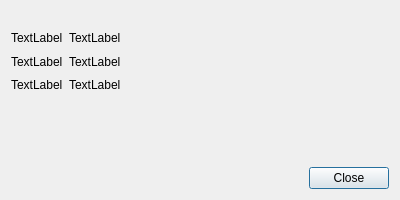
<?xml version="1.0" encoding="UTF-8"?>
<ui version="4.0">
 <class>Dialog</class>
 <widget class="QDialog" name="Dialog">
  <property name="windowModality">
   <enum>Qt::WindowModal</enum>
  </property>
  <property name="geometry">
   <rect>
    <x>0</x>
    <y>0</y>
    <width>400</width>
    <height>200</height>
   </rect>
  </property>
  <property name="sizePolicy">
   <sizepolicy hsizetype="Preferred" vsizetype="Expanding">
    <horstretch>0</horstretch>
    <verstretch>0</verstretch>
   </sizepolicy>
  </property>
  <property name="minimumSize">
   <size>
    <width>400</width>
    <height>200</height>
   </size>
  </property>
  <property name="contextMenuPolicy">
   <enum>Qt::NoContextMenu</enum>
  </property>
  <property name="windowTitle">
   <string>Dialog</string>
  </property>
  <property name="modal">
   <bool>true</bool>
  </property>
  <layout class="QVBoxLayout" name="verticalLayout">
   <item>
    <layout class="QHBoxLayout" name="horizontalLayout_3">
     <property name="sizeConstraint">
      <enum>QLayout::SetMinimumSize</enum>
     </property>
     <property name="leftMargin">
      <number>0</number>
     </property>
     <property name="topMargin">
      <number>0</number>
     </property>
     <item>
      <widget class="QLabel" name="icon_label">
       <property name="sizePolicy">
        <sizepolicy hsizetype="Minimum" vsizetype="Minimum">
         <horstretch>0</horstretch>
         <verstretch>0</verstretch>
        </sizepolicy>
       </property>
       <property name="text">
        <string/>
       </property>
      </widget>
     </item>
     <item>
      <widget class="QLabel" name="description_label">
       <property name="sizePolicy">
        <sizepolicy hsizetype="Expanding" vsizetype="Minimum">
         <horstretch>0</horstretch>
         <verstretch>0</verstretch>
        </sizepolicy>
       </property>
       <property name="whatsThis">
        <string>about_dialog.info</string>
       </property>
       <property name="text">
        <string/>
       </property>
      </widget>
     </item>
    </layout>
   </item>
   <item>
    <layout class="QGridLayout" name="gridLayout_2">
     <property name="sizeConstraint">
      <enum>QLayout::SetDefaultConstraint</enum>
     </property>
     <property name="topMargin">
      <number>0</number>
     </property>
     <item row="0" column="0">
      <widget class="QLabel" name="version_label">
       <property name="sizePolicy">
        <sizepolicy hsizetype="Minimum" vsizetype="Expanding">
         <horstretch>0</horstretch>
         <verstretch>0</verstretch>
        </sizepolicy>
       </property>
       <property name="whatsThis">
        <string>about_dialog.version</string>
       </property>
       <property name="text">
        <string>TextLabel</string>
       </property>
       <property name="alignment">
        <set>Qt::AlignLeading|Qt::AlignLeft|Qt::AlignTop</set>
       </property>
      </widget>
     </item>
     <item row="0" column="1">
      <widget class="QLabel" name="version">
       <property name="sizePolicy">
        <sizepolicy hsizetype="Expanding" vsizetype="Expanding">
         <horstretch>0</horstretch>
         <verstretch>0</verstretch>
        </sizepolicy>
       </property>
       <property name="text">
        <string>TextLabel</string>
       </property>
       <property name="alignment">
        <set>Qt::AlignLeading|Qt::AlignLeft|Qt::AlignTop</set>
       </property>
      </widget>
     </item>
     <item row="1" column="0">
      <widget class="QLabel" name="contributors_label">
       <property name="sizePolicy">
        <sizepolicy hsizetype="Minimum" vsizetype="Expanding">
         <horstretch>0</horstretch>
         <verstretch>0</verstretch>
        </sizepolicy>
       </property>
       <property name="whatsThis">
        <string>about_dialog.contributors</string>
       </property>
       <property name="text">
        <string>TextLabel</string>
       </property>
       <property name="alignment">
        <set>Qt::AlignLeading|Qt::AlignLeft|Qt::AlignTop</set>
       </property>
      </widget>
     </item>
     <item row="1" column="1">
      <widget class="QLabel" name="contributors">
       <property name="sizePolicy">
        <sizepolicy hsizetype="Expanding" vsizetype="Expanding">
         <horstretch>0</horstretch>
         <verstretch>0</verstretch>
        </sizepolicy>
       </property>
       <property name="text">
        <string>TextLabel</string>
       </property>
       <property name="alignment">
        <set>Qt::AlignLeading|Qt::AlignLeft|Qt::AlignTop</set>
       </property>
      </widget>
     </item>
     <item row="2" column="0">
      <widget class="QLabel" name="project_label">
       <property name="sizePolicy">
        <sizepolicy hsizetype="Minimum" vsizetype="Expanding">
         <horstretch>0</horstretch>
         <verstretch>0</verstretch>
        </sizepolicy>
       </property>
       <property name="whatsThis">
        <string>about_dialog.site</string>
       </property>
       <property name="accessibleName">
        <string/>
       </property>
       <property name="text">
        <string>TextLabel</string>
       </property>
       <property name="alignment">
        <set>Qt::AlignLeading|Qt::AlignLeft|Qt::AlignTop</set>
       </property>
      </widget>
     </item>
     <item row="2" column="1">
      <widget class="QLabel" name="project">
       <property name="sizePolicy">
        <sizepolicy hsizetype="Expanding" vsizetype="Expanding">
         <horstretch>0</horstretch>
         <verstretch>0</verstretch>
        </sizepolicy>
       </property>
       <property name="text">
        <string>TextLabel</string>
       </property>
       <property name="textFormat">
        <enum>Qt::RichText</enum>
       </property>
       <property name="alignment">
        <set>Qt::AlignLeading|Qt::AlignLeft|Qt::AlignTop</set>
       </property>
       <property name="openExternalLinks">
        <bool>true</bool>
       </property>
       <property name="textInteractionFlags">
        <set>Qt::TextBrowserInteraction</set>
       </property>
      </widget>
     </item>
    </layout>
   </item>
   <item>
    <spacer name="verticalSpacer">
     <property name="orientation">
      <enum>Qt::Vertical</enum>
     </property>
     <property name="sizeHint" stdset="0">
      <size>
       <width>20</width>
       <height>40</height>
      </size>
     </property>
    </spacer>
   </item>
   <item>
    <layout class="QHBoxLayout" name="horizontalLayout">
     <property name="sizeConstraint">
      <enum>QLayout::SetMinimumSize</enum>
     </property>
     <item>
      <spacer name="horizontalSpacer">
       <property name="orientation">
        <enum>Qt::Horizontal</enum>
       </property>
       <property name="sizeType">
        <enum>QSizePolicy::Expanding</enum>
       </property>
       <property name="sizeHint" stdset="0">
        <size>
         <width>40</width>
         <height>20</height>
        </size>
       </property>
      </spacer>
     </item>
     <item>
      <widget class="QPushButton" name="close_button">
       <property name="sizePolicy">
        <sizepolicy hsizetype="Minimum" vsizetype="Minimum">
         <horstretch>0</horstretch>
         <verstretch>0</verstretch>
        </sizepolicy>
       </property>
       <property name="whatsThis">
        <string>about_dialog.close</string>
       </property>
       <property name="text">
        <string>Close</string>
       </property>
      </widget>
     </item>
    </layout>
   </item>
  </layout>
 </widget>
 <resources/>
 <connections/>
</ui>
